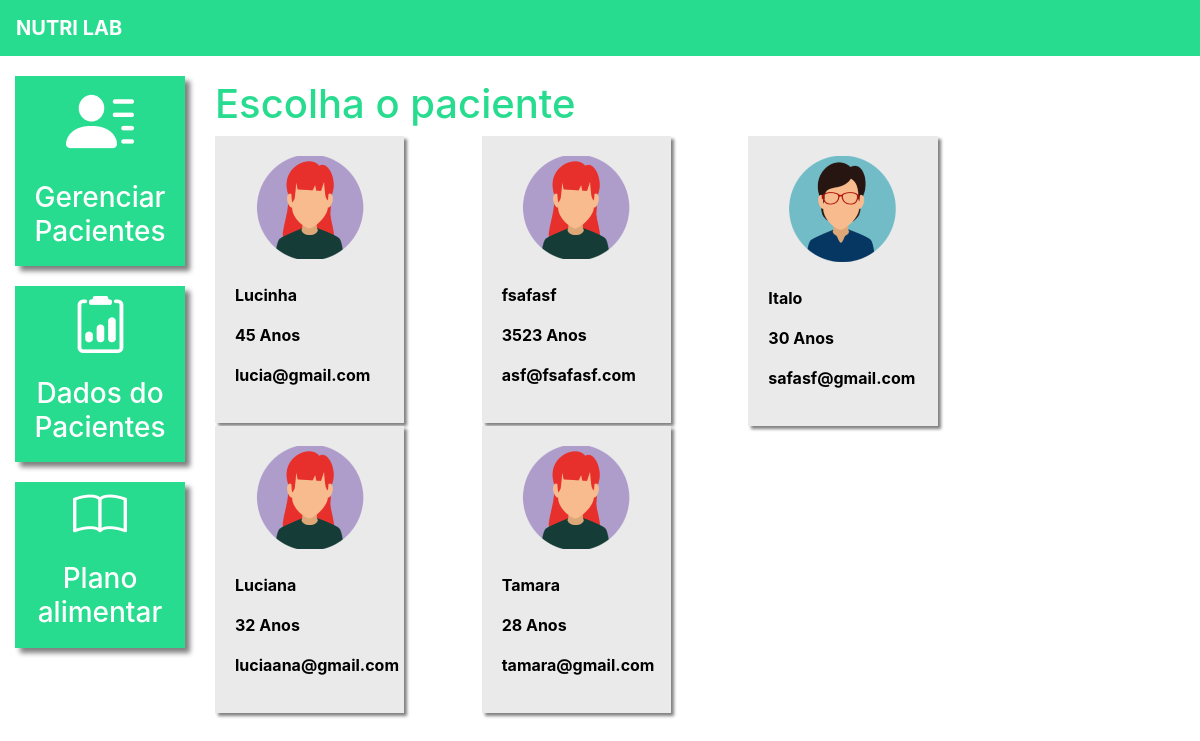
Page /dados_paciente/ (signed in) on the committed database.
### plataforma/models.py (models this page shows, shortened)
class Pacientes(models.Model):
    choices_sexo = (('F', 'Feminino'),
                    ('M', 'Maculino'))
    nome = models.CharField(max_length=50)
    sexo = models.CharField(max_length=1, choices=choices_sexo)
    idade = models.IntegerField()
    email = models.EmailField()
    telefone = models.CharField(max_length=19)
    nutri = models.ForeignKey(User, on_delete=models.CASCADE)

### plataforma/views.py (the view)
# urls.py: path('dados_paciente/', views.dados_paciente_listar, name="dados_paciente_listar"),
@login_required(login_url='/auth/logar/')
def dados_paciente_listar(request):
    if request.method == "GET":
        pacientes = Pacientes.objects.filter(nutri=request.user)
        return render(request, 'dados_paciente_listar.html', {'pacientes': pacientes})

### plataforma/templates/dados_paciente_listar.html (shortened to what this page needs)
{% extends 'base_plataforma.html' %} {% load static %} {% block 'plataforma' %}
<br />
<h1 class="titulo">Escolha o paciente</h1>
<div class="row">
  {% for paciente in pacientes%}
  <div class="col-md-4">
    <a href="{% url 'dados_paciente' paciente.id %}" class="link-hover">
      <div class="card-paciente">
        <div class="foto-perfil">
          {% if paciente.sexo == "M"%}
          <img src="{% static 'plataforma/img/perfil2.png' %}" />
          {% else %}
          <img src="{% static 'plataforma/img/perfil1.png' %}" />
          {% endif %}
        </div>
        <br />
        <p class="dados">{{paciente.nome}}</p>
        <p class="dados">{{paciente.idade}} Anos</p>
        <p class="dados">{{paciente.email}}</p>
      </div>
    </a>
  </div>
  {% endfor %}
</div>
{% endblock%}

### templates/static/plataforma/css/css.css (style rules this page uses)
.titulo { color: #27DB8F; }
.card-paciente { background-color: #EAEAEA; width: 80%; box-shadow: 3px 3px 3px gray; padding: 20px; color: black; }
.foto-perfil { text-align: center; }
.dados { font-weight: bold; }

### rows in the picture
Pacientes: nome "Lucinha", idade "45", email "lucia@gmail.com"
Pacientes: nome "fsafasf", idade "3523", email "asf@fsafasf.com"
Pacientes: nome "Italo", idade "30", email "safasf@gmail.com"
Pacientes: nome "Luciana", idade "32", email "luciaana@gmail.com"
Pacientes: nome "Tamara", idade "28", email "tamara@gmail.com"
